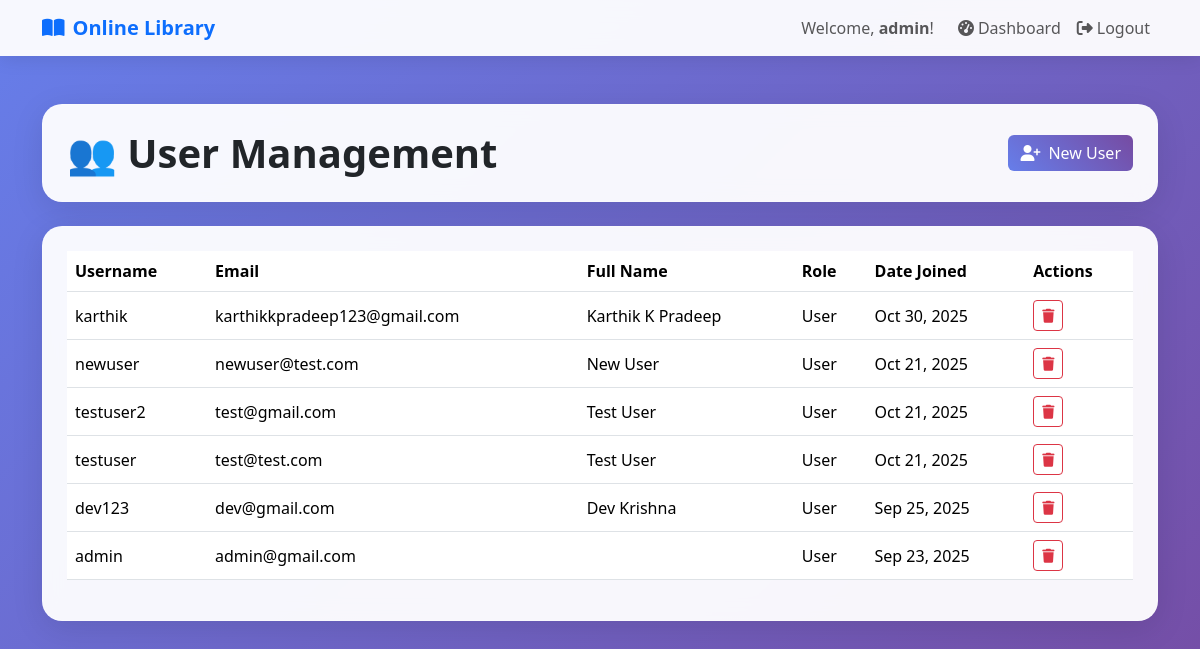
/dashboard/users/ (signed in), run on the app's committed database.
### catalog/models.py (models this page shows, shortened)
class CustomUser(AbstractUser):
    ROLE_CHOICES = (
        ('admin', 'Admin'),
        ('user', 'User'),
    )
    role = models.CharField(max_length=10, choices=ROLE_CHOICES, default='user')

### catalog/views.py (the view)
# urls.py: path("dashboard/users/", views.user_management, name="user_management"),
@login_required
def user_management(request):
    if not request.user.is_superuser and not (hasattr(request.user, 'role') and request.user.role == 'admin'):
        messages.error(request, "You don't have permission to access this page.")
        return redirect('dashboard')
    users = CustomUser.objects.all().order_by('-date_joined')
    return render(request, 'catalog/user_management.html', {'users': users})

### templates/catalog/user_management.html (shortened to what this page needs)
{% extends "catalog/base.html" %}
{% block content %}
<div class="container py-5">
    <div class="row mb-4">
        <div class="col-12">
            <div class="glass-card p-4 d-flex justify-content-between align-items-center">
                <h1 class="display-6 fw-bold mb-0">👥 User Management</h1>
                <a href="{% url 'register' %}" class="btn btn-gradient">
                    <i class="fas fa-user-plus me-2"></i>New User
                </a>
            </div>
        </div>
    </div>
    <div class="row">
        <div class="col-12">
            {% if users %}
            <div class="glass-card p-4 table-responsive">
                <table class="table table-hover align-middle">
                    <thead>
                        <tr>
                            <th>Username</th>
                            <th>Email</th>
                            <th>Full Name</th>
                            <th>Role</th>
                            <th>Date Joined</th>
                            <th>Actions</th>
                        </tr>
                    </thead>
                    <tbody>
                        {% for user in users %}
                        <tr>
                            <td>{{ user.username }}</td>
                            <td>{{ user.email }}</td>
                            <td>{{ user.first_name }} {{ user.last_name }}</td>
                            <td>{{ user.role|title }}</td>
                            <td>{{ user.date_joined|date:"M d, Y" }}</td>
                            <td>
                                <form action="{% url 'delete_user' user.id %}" method="post" class="d-inline">
                                    <button class="btn btn-sm btn-outline-danger" onclick="return confirm('Are you sure you want to delete this user?');">
                                        <i class="fas fa-trash"></i>
                                    </button>
                                </form>
                            </td>
                        </tr>
                        {% endfor %}
                    </tbody>
                </table>
            </div>
            {% endif %}
        </div>
    </div>
</div>
{% endblock %}

### templates/catalog/base.html (shortened to what this page needs)
{% load static %}
<!DOCTYPE html>
<html lang="en">
<head>
    <link href="https://cdn.jsdelivr.net/npm/bootstrap@5.3.2/dist/css/bootstrap.min.css" rel="stylesheet">
    <link href="https://cdnjs.cloudflare.com/ajax/libs/font-awesome/6.4.0/css/all.min.css" rel="stylesheet">
</head>
<body>
    <nav class="navbar navbar-expand-lg navbar-light nav-glass">
        <div class="container">
            <a class="navbar-brand fw-bold text-primary" href="{% url 'home' %}">
                <i class="fas fa-book-open me-2"></i>Online Library
            </a>
            <div class="navbar-nav ms-auto">
                {% if user.is_authenticated %}
                    <span class="navbar-text me-3">Welcome, <strong>{{ user.username }}</strong>!</span>
                    <a class="nav-link" href="{% url 'dashboard' %}"><i class="fas fa-tachometer-alt me-1"></i>Dashboard</a>
                <form method="post" action="{% url 'logout' %}" class="d-inline">
                    <button type="submit" class="nav-link btn btn-link" style="border: none; background: none; cursor: pointer;">
                        <i class="fas fa-sign-out-alt me-1"></i>Logout
                    </button>
                </form>
                {% else %}
                    <a class="nav-link" href="{% url 'login' %}"><i class="fas fa-sign-in-alt me-1"></i>Login</a>
                    <a class="nav-link" href="{% url 'register' %}"><i class="fas fa-user-plus me-1"></i>Register</a>
                {% endif %}
            </div>
        </div>
    </nav>
    {% block content %}{% endblock %}
</body>
</html>

### templates/catalog/base.html (style rules this page uses)
:root { --primary: #2c3e50; --secondary: #3498db; --success: #27ae60; --warning: #f39c12; --danger: #e74c3c; --light: #ecf0f1; --dark: #2c3e50; }
body { font-family: 'Segoe UI', Tahoma, Geneva, Verdana, sans-serif; background: linear-gradient(135deg, #667eea 0%, #764ba2 100%); min-height: 100vh; }
.glass-card { background: rgba(255, 255, 255, 0.95); backdrop-filter: blur(10px); border-radius: 20px; border: 1px solid rgba(255, 255, 255, 0.2); box-shadow: 0 8px 32px rgba(0, 0, 0, 0.1); }
.nav-glass { background: rgba(255, 255, 255, 0.95) !important; backdrop-filter: blur(10px); box-shadow: 0 2px 20px rgba(0, 0, 0, 0.1); }
.btn-gradient { background: linear-gradient(45deg, #667eea, #764ba2); border: none; color: white; transition: all 0.3s ease; }

### data on the page
CustomUser: username "admin", email "admin@gmail.com", role "User", date_joined "Sep 23, 2025"
CustomUser: username "karthik", email "karthikkpradeep123@gmail.com", first_name "Karthik", last_name "K Pradeep", role "User", date_joined "Oct 30, 2025"
CustomUser: username "newuser", email "newuser@test.com", first_name "New", last_name "User", role "User", date_joined "Oct 21, 2025"
CustomUser: username "testuser2", email "test@gmail.com", first_name "Test", last_name "User", role "User", date_joined "Oct 21, 2025"
CustomUser: username "testuser", email "test@test.com", first_name "Test", last_name "User", role "User", date_joined "Oct 21, 2025"
CustomUser: username "dev123", email "dev@gmail.com", first_name "Dev", last_name "Krishna", role "User", date_joined "Sep 25, 2025"
